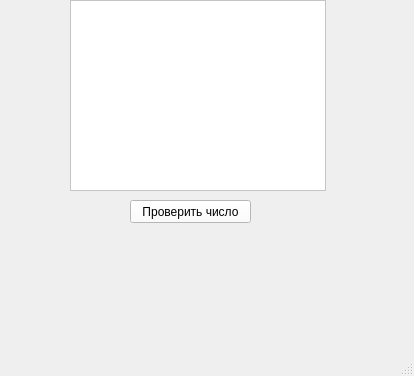
<?xml version="1.0" encoding="UTF-8"?>
<ui version="4.0">
 <class>MainWindow</class>
 <widget class="QMainWindow" name="MainWindow">
  <property name="geometry">
   <rect>
    <x>0</x>
    <y>0</y>
    <width>414</width>
    <height>376</height>
   </rect>
  </property>
  <property name="windowTitle">
   <string>MainWindow</string>
  </property>
  <property name="styleSheet">
   <string notr="true">
</string>
  </property>
  <widget class="QWidget" name="centralwidget">
   <widget class="QTableWidget" name="tableWidget">
    <property name="geometry">
     <rect>
      <x>70</x>
      <y>0</y>
      <width>256</width>
      <height>191</height>
     </rect>
    </property>
    <property name="styleSheet">
     <string notr="true">background-color: rgb(255, 255, 255);</string>
    </property>
   </widget>
   <widget class="QPushButton" name="pushButton">
    <property name="geometry">
     <rect>
      <x>130</x>
      <y>200</y>
      <width>121</width>
      <height>23</height>
     </rect>
    </property>
    <property name="styleSheet">
     <string notr="true">background-color: rgb(255, 255, 255);</string>
    </property>
    <property name="text">
     <string>Проверить число</string>
    </property>
   </widget>
  </widget>
  <widget class="QMenuBar" name="menubar">
   <property name="geometry">
    <rect>
     <x>0</x>
     <y>0</y>
     <width>414</width>
     <height>21</height>
    </rect>
   </property>
  </widget>
  <widget class="QStatusBar" name="statusbar"/>
 </widget>
 <resources/>
 <connections/>
</ui>
